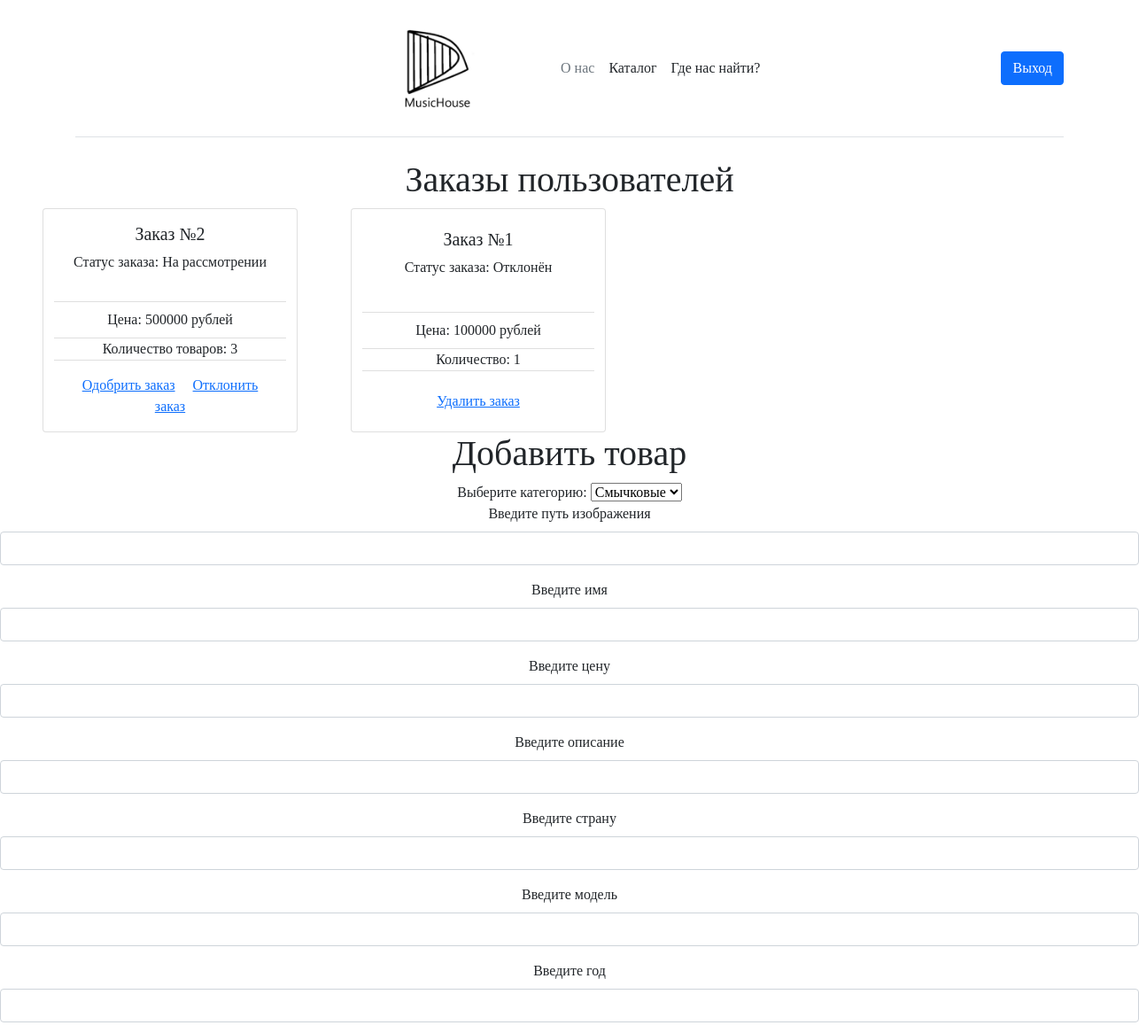
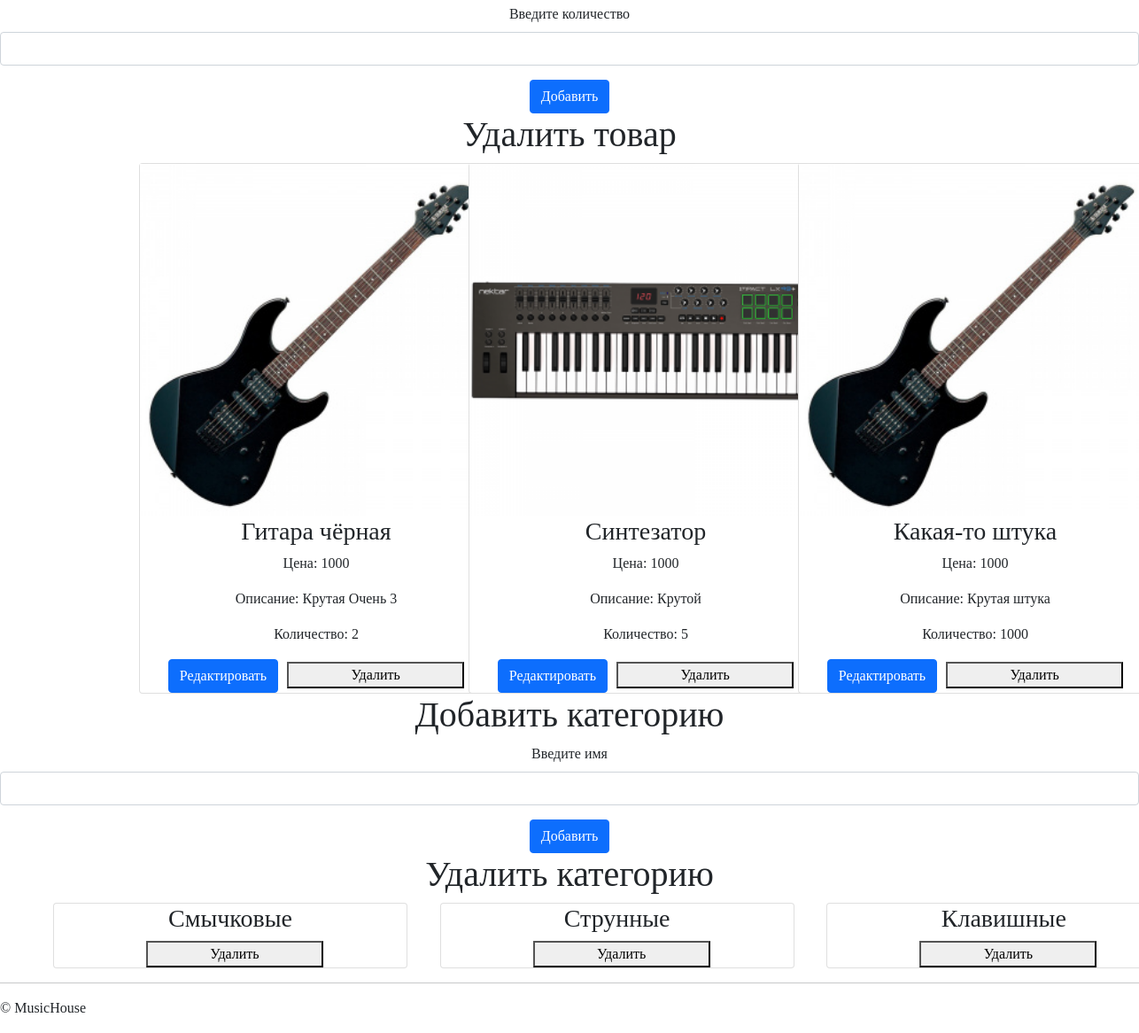
Page /Admin.php (signed in) on the committed database (2 pictures, top to bottom).
### tables this page shows
CREATE TABLE `product` (
  `Id` int(11) NOT NULL,
  `image` varchar(255) NOT NULL,
  `name` varchar(50) NOT NULL,
  `price` varchar(50) NOT NULL,
  `description` varchar(500) NOT NULL,
  `country` varchar(50) NOT NULL,
  `model` varchar(50) NOT NULL,
  `year` int(11) NOT NULL,
  `count` int(11) NOT NULL,
  `IdCategory` int(11) NOT NULL
);

CREATE TABLE `Category` (
  `Id` int(11) NOT NULL,
  `name` varchar(255) NOT NULL
);

### Admin.php (the view, shortened to what this page needs)
<?php
include "./PhpConnect/connect.php";
?>
<!DOCTYPE html>
<html lang="en">
<head>
</head>
<body>
<?php
    include ("./PhpTemplate/headerAdmin.php");
    ?>
<main>
          <div>
            <h1>Заказы пользователей</h1>
            <div class="row">
              <div class="card" style="width: 18rem;">
                          <div class="card-body">
                            <h5 class="card-title">Заказ №2</h5>
                            <p>Статус заказа: На рассмотрении</p>
                          </div>
                          <ul class="list-group list-group-flush">
                            <li class="list-group-item">Цена: 500000 рублей</li>
                            <p class="card-text">Количество товаров: 3</p>
                          </ul>
                          <div class="card-body">
                            <a class="card-link">Одобрить заказ</a>
                            <a class="card-link">Отклонить заказ</a>
                          </div>
              </div>
              <div class="card" style="width: 18rem;">
                          <div class="card-body">
                            <h5 class="card-title">Заказ №1</h5>
                            <p>Статус заказа: Отклонён</p>
                          </div>
                          <ul class="list-group list-group-flush">
                            <li class="list-group-item">Цена: 100000 рублей</li>
                            <p class="card-text">Количество: 1</p>
                          </ul>
                          <div class="card-body">
                            <a class="card-link">Удалить заказ</a>
                          </div>
              </div>
            </div>
          </div>
          <h1>Добавить товар</h1>
          <?php
$result = $connect->query("SELECT Id, name FROM Category");
if ($result !== false && $connect->affected_rows > 0) {
    echo '<form action="../PhpConnect/addItem.php" method="POST">';
    echo 'Выберите категорию: ';
    echo '<select name="IdCategory">';
    while ($row = $result->fetch_assoc()) {
        $IdCategory = $row['Id'];
        $categoryName = $row['name'];
        echo "<option value='$IdCategory'>$categoryName</option>";
    }
    echo '</select>';
    echo '<div class="mb-3">';
    echo '<label for="exampleInputEmail1" class="form-label">Введите путь изображения</label>';
    echo '<input type="text" class="form-control" id="" name="image">';
    echo '</div>';
    echo '<div class="mb-3">';
    echo '<label for="exampleInputEmail1" class="form-label">Введите имя</label>';
    echo '<input type="text" class="form-control" id="" name="name">';
    echo '</div>';
    echo '<div class="mb-3">';
    echo '<label for="exampleInputEmail1" class="form-label">Введите цену</label>';
    echo '<input type="text" class="form-control" id="" name="price"  >';
    echo '</div>';
    echo '<div class="mb-3">';
    echo '<label for="exampleInputEmail1" class="form-label">Введите описание</label>';
    echo '<input type="text" class="form-control" id="" name="description"  >';
    echo '</div>';
    echo '<div class="mb-3">';
    echo '<label for="exampleInputEmail1" class="form-label">Введите страну</label>';
    echo '<input type="text" class="form-control" id="" name="country"  >';
    echo '</div>';
    echo '<div class="mb-3">';
    echo '<label for="exampleInputEmail1" class="form-label">Введите модель</label>';
    echo '<input type="text" class="form-control" id="" name="model"  >';
    echo '</div>';
    echo '<div class="mb-3">';
    echo '<label for="exampleInputEmail1" class="form-label">Введите год</label>';
    echo '<input type="text" class="form-control" id="" name="year"  >';
    echo '</div>';
    echo '<div class="mb-3">';
    echo '<label for="exampleInputEmail1" class="form-label">Введите количество</label>';
    echo '<input type="text" class="form-control" id="" name="count"  >';
    echo '</div>';
    echo '<button type="submit" class="btn btn-primary">Добавить</button>';
    echo '</form>';
} else {
    echo "Нет доступных категорий.";
}
          ?>
          <div class="container">
<h1>Удалить товар</h1>
          <?php
$query = "SELECT * FROM product";
$result = $connect->query($query);
echo '<div class="container">';
echo '<div class="row">';
if ($result && $result->num_rows > 0) {
    while ($row = $result->fetch_assoc()) {
        echo '<div class="col-md-4">';
        echo '<div class="card">';
        echo '<img src="' . $row['image'] . '" alt="Изображение товара">';
        echo '<h3>' . $row['name'] . '</h3>';
        echo '<p>Цена: ' . $row['price'] . '</p>';
        echo '<p>Описание: ' . $row['description'] . '</p>';
        echo '<p>Количество: ' . $row['count'] . '</p>';
        echo '<form class="formPosition" method="POST">';
        echo '<a class="btn btn-primary" href ="../Pages/ItemAdmin.php?Id= '.$row['Id'].'">Редактировать</a>';
        echo '<button type="submit" class="btnDel">Удалить</button>';
        echo '</form>';
        echo '</div>';
        echo '</div>';
    }
}
echo '</div>';
echo '</div>';
?>
</div>
<h1>Добавить категорию</h1>
<form action= "../PhpConnect/addCategory.php" method = "POST">
<div class="mb-3">
                    <label for="exampleInputEmail1" class="form-label">Введите имя</label>
                    <input type="text" class="form-control" id="" name="name">
          </div>
          <button type="submit" class="btn btn-primary">Добавить</button>
</form>
<h1>Удалить категорию</h1>
<?php
$query = "SELECT * FROM category";
$result = $connect->query($query);
echo '<div class="row">';
if ($result && $result->num_rows > 0) {
    while ($row = $result->fetch_assoc()) {
        echo '<div class="col-md-4">';
        echo '<div class="card">';
        echo '<h3>' . $row['name'] . '</h3>';
        echo '<form method="POST">';
        echo '<button type="submit" class="btnDel">Удалить</button>';
        echo '</form>';
        echo '</div>';
        echo '</div>';
    }
}
echo '</div>';
?>
        </main>
        <?php
    include ("./PhpTemplate/footer.php");
    ?>
</body>
</html>

### Style/style.css (style rules this page uses)
* { font-family: Hussar; align-content: center; }
.btnDel { margin-left: 10px; width: 200px; }
main { justify-content: center; text-align: center; }
.formPosition { flex-direction: column; }

### rows in the picture
product: image (picture), name "Гитара чёрная", price "1000", description "Крутая Очень 3", count "2"
product: image (picture), name "Синтезатор", price "1000", description "Крутой", count "5"
product: image (picture), name "Какая-то штука", price "1000", description "Крутая штука", count "1000"
category: name "Смычковые"
category: name "Струнные"
category: name "Клавишные"

### other values in the picture
form field IdCategory "Смычковые"
